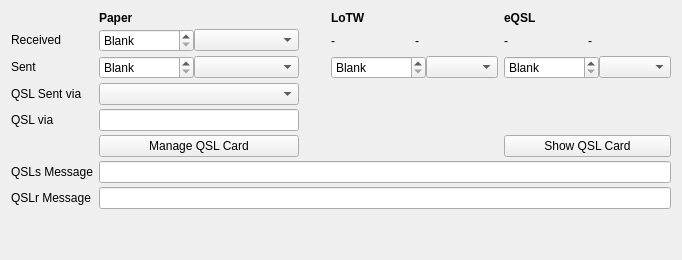
     <widget class="QWidget" name="tabQSL">
      <attribute name="title">
       <string>&amp;QSL</string>
      </attribute>
      <layout class="QVBoxLayout" name="verticalLayout_3">
       <item>
        <layout class="QGridLayout" name="gridLayout_3">
         <property name="verticalSpacing">
          <number>4</number>
         </property>
         <item row="1" column="2">
          <spacer name="horizontalSpacer_4">
           <property name="orientation">
            <enum>Qt::Horizontal</enum>
           </property>
           <property name="sizeType">
            <enum>QSizePolicy::Maximum</enum>
           </property>
           <property name="sizeHint" stdset="0">
            <size>
             <width>20</width>
             <height>20</height>
            </size>
           </property>
          </spacer>
         </item>
         <item row="5" column="4">
          <widget class="QPushButton" name="qslEqslPicButton">
           <property name="enabled">
            <bool>true</bool>
           </property>
           <property name="text">
            <string>Show QSL Card</string>
           </property>
          </widget>
         </item>
         <item row="1" column="1">
          <layout class="QHBoxLayout" name="horizontalLayout_5">
           <item>
            <widget class="QDateEdit" name="qslPaperReceiveDateEdit">
             <property name="sizePolicy">
              <sizepolicy hsizetype="Maximum" vsizetype="Fixed">
               <horstretch>0</horstretch>
               <verstretch>0</verstretch>
              </sizepolicy>
             </property>
             <property name="specialValueText">
              <string>Blank</string>
             </property>
             <property name="dateTime">
              <datetime>
               <hour>0</hour>
               <minute>0</minute>
               <second>0</second>
               <year>1900</year>
               <month>1</month>
               <day>1</day>
              </datetime>
             </property>
             <property name="minimumDate">
              <date>
               <year>1900</year>
               <month>1</month>
               <day>1</day>
              </date>
             </property>
            </widget>
           </item>
           <item>
            <widget class="QComboBox" name="qslPaperReceiveStatusBox">
             <property name="sizePolicy">
              <sizepolicy hsizetype="Preferred" vsizetype="Fixed">
               <horstretch>0</horstretch>
               <verstretch>0</verstretch>
              </sizepolicy>
             </property>
             <property name="minimumSize">
              <size>
               <width>105</width>
               <height>0</height>
              </size>
             </property>
             <property name="toolTip">
              <string>&lt;b&gt;Yes&lt;/b&gt; - an incoming QSL card has been received; the QSO has been confirmed by the online service&lt;br/&gt;&lt;b&gt;No&lt;/b&gt; - an incoming QSL card has not been received; the QSO has not been confirmed by the online service&lt;br/&gt;&lt;b&gt;Requested&lt;/b&gt; - the logging station has requested a QSL card; the logging station has requested the QSO be uploaded to the online service&lt;br/&gt;</string>
             </property>
            </widget>
           </item>
          </layout>
         </item>
         <item row="0" column="2">
          <widget class="QLabel" name="label_3">
           <property name="text">
            <string notr="true"/>
           </property>
          </widget>
         </item>
         <item row="1" column="3">
          <layout class="QHBoxLayout" name="horizontalLayout_8">
           <item>
            <widget class="QLabel" name="qslLotwReceiveDateLabel">
             <property name="text">
              <string>-</string>
             </property>
            </widget>
           </item>
           <item>
            <widget class="QLabel" name="qslLotwReceiveStatusLabel">
             <property name="text">
              <string>-</string>
             </property>
            </widget>
           </item>
          </layout>
         </item>
         <item row="3" column="1">
          <widget class="QComboBox" name="qslSentViaBox">
           <property name="sizePolicy">
            <sizepolicy hsizetype="Preferred" vsizetype="Fixed">
             <horstretch>0</horstretch>
             <verstretch>0</verstretch>
            </sizepolicy>
           </property>
           <property name="minimumSize">
            <size>
             <width>105</width>
             <height>0</height>
            </size>
           </property>
           <property name="focusPolicy">
            <enum>Qt::WheelFocus</enum>
           </property>
          </widget>
         </item>
         <item row="3" column="0">
          <widget class="QLabel" name="qslSentViaLabel">
           <property name="text">
            <string>QSL Sent via</string>
           </property>
          </widget>
         </item>
         <item row="4" column="1">
          <widget class="NewContactEditLine" name="qslViaEdit">
           <property name="sizePolicy">
            <sizepolicy hsizetype="Preferred" vsizetype="Fixed">
             <horstretch>0</horstretch>
             <verstretch>0</verstretch>
            </sizepolicy>
           </property>
           <property name="minimumSize">
            <size>
             <width>0</width>
             <height>0</height>
            </size>
           </property>
           <property name="focusPolicy">
            <enum>Qt::StrongFocus</enum>
           </property>
           <property name="maxLength">
            <number>25</number>
           </property>
          </widget>
         </item>
         <item row="4" column="0">
          <widget class="QLabel" name="qslViaLabel">
           <property name="text">
            <string>QSL via</string>
           </property>
          </widget>
         </item>
         <item row="7" column="1" colspan="4">
          <widget class="QLineEdit" name="qslReceivedMsgEdit"/>
         </item>
         <item row="2" column="4">
          <layout class="QHBoxLayout" name="horizontalLayout_11">
           <item>
            <widget class="QDateEdit" name="qslEqslSentDateEdit">
             <property name="sizePolicy">
              <sizepolicy hsizetype="Maximum" vsizetype="Fixed">
               <horstretch>0</horstretch>
               <verstretch>0</verstretch>
              </sizepolicy>
             </property>
             <property name="specialValueText">
              <string>Blank</string>
             </property>
             <property name="minimumDate">
              <date>
               <year>1900</year>
               <month>1</month>
               <day>1</day>
              </date>
             </property>
             <property name="date">
              <date>
               <year>1900</year>
               <month>1</month>
               <day>1</day>
              </date>
             </property>
            </widget>
           </item>
           <item>
            <widget class="QComboBox" name="qslEqslSentStatusBox">
             <property name="toolTip">
              <string>&lt;b&gt;Yes&lt;/b&gt; - an outgoing QSL card has been sent; the QSO has been uploaded to, and accepted by, the online service&lt;br/&gt;&lt;b&gt;No&lt;/b&gt; - do not send an outgoing QSL card; do not upload the QSO to the online service&lt;br/&gt;&lt;b&gt;Requested&lt;/b&gt; - the contacted station has requested a QSL card; the contacted station has requested the QSO be uploaded to the online service&lt;br/&gt;&lt;b&gt;Queued&lt;/b&gt; - an outgoing QSL card has been selected to be sent; a QSO has been selected to be uploaded to the online service&lt;br/&gt;</string>
             </property>
            </widget>
           </item>
          </layout>
         </item>
         <item row="2" column="1">
          <layout class="QHBoxLayout" name="horizontalLayout_7">
           <item>
            <widget class="QDateEdit" name="qslPaperSentDateEdit">
             <property name="sizePolicy">
              <sizepolicy hsizetype="Maximum" vsizetype="Fixed">
               <horstretch>0</horstretch>
               <verstretch>0</verstretch>
              </sizepolicy>
             </property>
             <property name="specialValueText">
              <string>Blank</string>
             </property>
             <property name="dateTime">
              <datetime>
               <hour>0</hour>
               <minute>0</minute>
               <second>0</second>
               <year>1900</year>
               <month>1</month>
               <day>1</day>
              </datetime>
             </property>
             <property name="minimumDate">
              <date>
               <year>1900</year>
               <month>1</month>
               <day>1</day>
              </date>
             </property>
            </widget>
           </item>
           <item>
            <widget class="QComboBox" name="qslPaperSentStatusBox">
             <property name="sizePolicy">
              <sizepolicy hsizetype="Preferred" vsizetype="Fixed">
               <horstretch>0</horstretch>
               <verstretch>0</verstretch>
              </sizepolicy>
             </property>
             <property name="minimumSize">
              <size>
               <width>105</width>
               <height>0</height>
              </size>
             </property>
             <property name="focusPolicy">
              <enum>Qt::WheelFocus</enum>
             </property>
             <property name="toolTip">
              <string>&lt;b&gt;Yes&lt;/b&gt; - an outgoing QSL card has been sent; the QSO has been uploaded to, and accepted by, the online service&lt;br/&gt;&lt;b&gt;No&lt;/b&gt; - do not send an outgoing QSL card; do not upload the QSO to the online service&lt;br/&gt;&lt;b&gt;Requested&lt;/b&gt; - the contacted station has requested a QSL card; the contacted station has requested the QSO be uploaded to the online service&lt;br/&gt;&lt;b&gt;Queued&lt;/b&gt; - an outgoing QSL card has been selected to be sent; a QSO has been selected to be uploaded to the online service&lt;br/&gt;</string>
             </property>
            </widget>
           </item>
          </layout>
         </item>
         <item row="1" column="0">
          <widget class="QLabel" name="qslReceiveLabel">
           <property name="sizePolicy">
            <sizepolicy hsizetype="Maximum" vsizetype="Maximum">
             <horstretch>0</horstretch>
             <verstretch>0</verstretch>
            </sizepolicy>
           </property>
           <property name="text">
            <string>Received</string>
           </property>
          </widget>
         </item>
         <item row="0" column="4">
          <widget class="QLabel" name="eqslHeaderLabel">
           <property name="sizePolicy">
            <sizepolicy hsizetype="MinimumExpanding" vsizetype="Preferred">
             <horstretch>0</horstretch>
             <verstretch>0</verstretch>
            </sizepolicy>
           </property>
           <property name="font">
            <font>
             <bold>true</bold>
            </font>
           </property>
           <property name="text">
            <string>eQSL</string>
           </property>
          </widget>
         </item>
         <item row="5" column="1">
          <widget class="QPushButton" name="qslPaperPicButton">
           <property name="enabled">
            <bool>true</bool>
           </property>
           <property name="text">
            <string>Manage QSL Card</string>
           </property>
          </widget>
         </item>
         <item row="1" column="4">
          <layout class="QHBoxLayout" name="horizontalLayout_9">
           <item>
            <widget class="QLabel" name="qslEqslReceiveDateLabel">
             <property name="text">
              <string>-</string>
             </property>
            </widget>
           </item>
           <item>
            <widget class="QLabel" name="qslEqslReceiveStatusLabel">
             <property name="text">
              <string>-</string>
             </property>
            </widget>
           </item>
          </layout>
         </item>
         <item row="0" column="0">
          <widget class="QLabel" name="padding">
           <property name="text">
            <string/>
           </property>
          </widget>
         </item>
         <item row="0" column="1">
          <widget class="QLabel" name="paperHeaderLabel">
           <property name="sizePolicy">
            <sizepolicy hsizetype="MinimumExpanding" vsizetype="Maximum">
             <horstretch>0</horstretch>
             <verstretch>0</verstretch>
            </sizepolicy>
           </property>
           <property name="font">
            <font>
             <bold>true</bold>
            </font>
           </property>
           <property name="text">
            <string>Paper</string>
           </property>
          </widget>
         </item>
         <item row="5" column="0">
          <widget class="QLabel" name="qslReceiveStatusLabel">
           <property name="sizePolicy">
            <sizepolicy hsizetype="Maximum" vsizetype="Preferred">
             <horstretch>0</horstretch>
             <verstretch>0</verstretch>
            </sizepolicy>
           </property>
           <property name="text">
            <string/>
           </property>
          </widget>
         </item>
         <item row="2" column="0">
          <widget class="QLabel" name="qslSentLabel">
           <property name="sizePolicy">
            <sizepolicy hsizetype="Maximum" vsizetype="Maximum">
             <horstretch>0</horstretch>
             <verstretch>0</verstretch>
            </sizepolicy>
           </property>
           <property name="text">
            <string>Sent</string>
           </property>
          </widget>
         </item>
         <item row="2" column="3">
          <layout class="QHBoxLayout" name="horizontalLayout_10">
           <item>
            <widget class="QDateEdit" name="qslLotwSentDateEdit">
             <property name="sizePolicy">
              <sizepolicy hsizetype="Maximum" vsizetype="Fixed">
               <horstretch>0</horstretch>
               <verstretch>0</verstretch>
              </sizepolicy>
             </property>
             <property name="specialValueText">
              <string>Blank</string>
             </property>
             <property name="minimumDate">
              <date>
               <year>1900</year>
               <month>1</month>
               <day>1</day>
              </date>
             </property>
             <property name="date">
              <date>
               <year>1900</year>
               <month>1</month>
               <day>1</day>
              </date>
             </property>
            </widget>
           </item>
           <item>
            <widget class="QComboBox" name="qslLotwSentStatusBox">
             <property name="toolTip">
              <string>&lt;b&gt;Yes&lt;/b&gt; - an outgoing QSL card has been sent; the QSO has been uploaded to, and accepted by, the online service&lt;br/&gt;&lt;b&gt;No&lt;/b&gt; - do not send an outgoing QSL card; do not upload the QSO to the online service&lt;br/&gt;&lt;b&gt;Requested&lt;/b&gt; - the contacted station has requested a QSL card; the contacted station has requested the QSO be uploaded to the online service&lt;br/&gt;&lt;b&gt;Queued&lt;/b&gt; - an outgoing QSL card has been selected to be sent; a QSO has been selected to be uploaded to the online service&lt;br/&gt;</string>
             </property>
            </widget>
           </item>
          </layout>
         </item>
         <item row="7" column="0">
          <widget class="QLabel" name="qslReceivedMsgLabel">
           <property name="text">
            <string>QSLr Message</string>
           </property>
          </widget>
         </item>
         <item row="0" column="3">
          <widget class="QLabel" name="lotwHeaderLabel">
           <property name="sizePolicy">
            <sizepolicy hsizetype="MinimumExpanding" vsizetype="Preferred">
             <horstretch>0</horstretch>
             <verstretch>0</verstretch>
            </sizepolicy>
           </property>
           <property name="font">
            <font>
             <bold>true</bold>
            </font>
           </property>
           <property name="text">
            <string>LoTW</string>
           </property>
          </widget>
         </item>
         <item row="6" column="0">
          <widget class="QLabel" name="qslSentMsgLabel">
           <property name="text">
            <string>QSLs Message</string>
           </property>
          </widget>
         </item>
         <item row="6" column="1" colspan="4">
          <widget class="QLineEdit" name="qslSentMsgEdit"/>
         </item>
        </layout>
       </item>
       <item>
        <spacer name="verticalSpacer">
         <property name="orientation">
          <enum>Qt::Vertical</enum>
         </property>
         <property name="sizeHint" stdset="0">
          <size>
           <width>20</width>
           <height>40</height>
          </size>
         </property>
        </spacer>
       </item>
      </layout>
     </widget>
